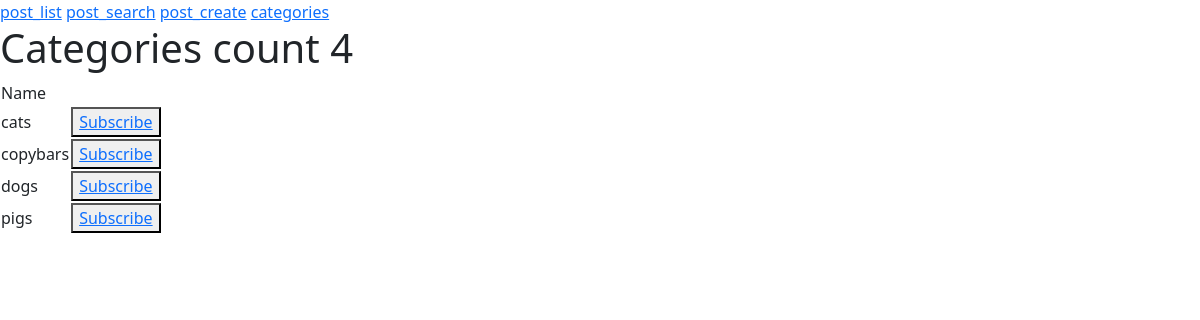
The app's page /news/categories with its own data.
### News/models.py (models this page shows)
class Category(models.Model):
    name = models.CharField(unique=True, max_length=100)
    subscribers = models.ManyToManyField(models_auth.User, related_name='categories')

### News/views.py (the view)
# urls.py: path('categories', CategoriesList.as_view(), name='categories'),
class CategoriesList(ListView):
    model = Category
    ordering = 'name'
    template_name = 'categories_list.html'
    context_object_name = 'categories'
    paginate_by = 10

### templates/categories_list.html (shortened to what this page needs)
{% extends 'flatpages/default.html' %}
{% block content %}
    <h1>Categories count {{ categories | length }}</h1>
    {% if categories %}
        <table>
            <tr>
                <td>Name</td>
            </tr>
            {% for category in categories %}
                <tr>
                    <td>  {{category.name}}</td>
                    <td><button><a href="{% url 'subscribe' category.id %}"> Subscribe </a></button></td>
                </tr>
            {% endfor %}
        </table>
    {% endif %}
{% endblock content %}

### records on screen
Category: name "cats"
Category: name "copybars"
Category: name "dogs"
Category: name "pigs"

### other values on screen
{{ categories | length }} "4"
